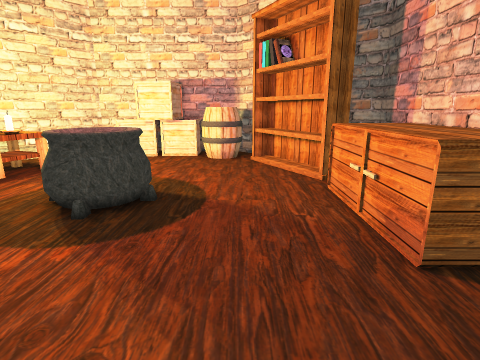
[1] (above)

14 first-person views from a walk through a 3-D level made in the Unity game engine. The camera is 1.3 m above the floor, tilts 14° down and sees 80° across. The floor is counted in squares, 0.5 m on a side. Each view is taken from the middle of a square. On the plan, view 1 faces up. The plan holds only what a view shows up to about 19 squares ahead; the rest is blank. The place goes on beyond the plan.

[2]
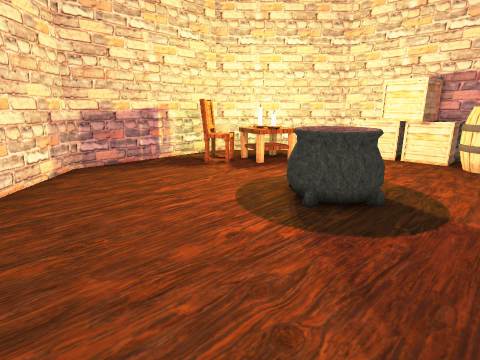

[3]
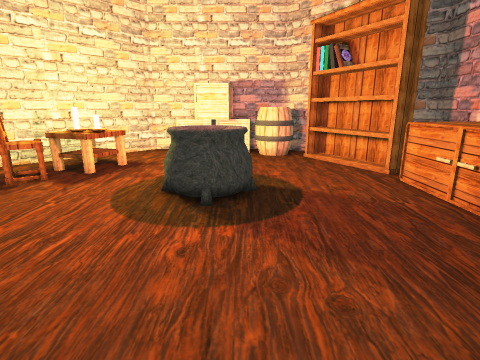

[4]
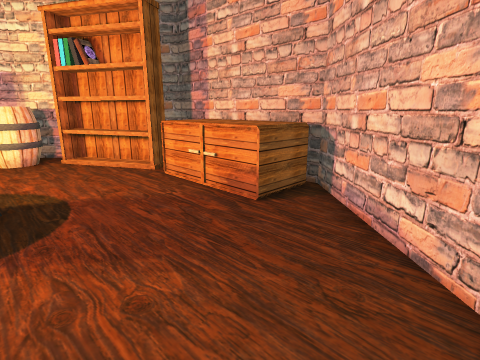

[5]
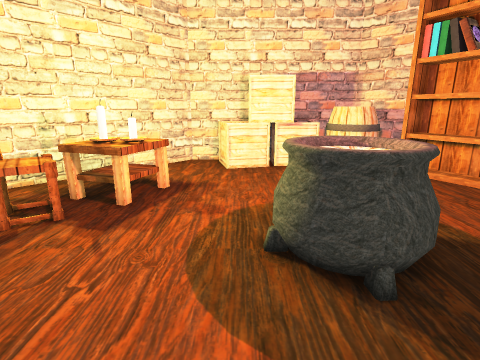

[6]
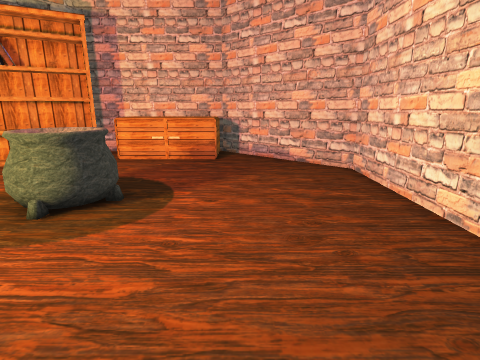

[7]
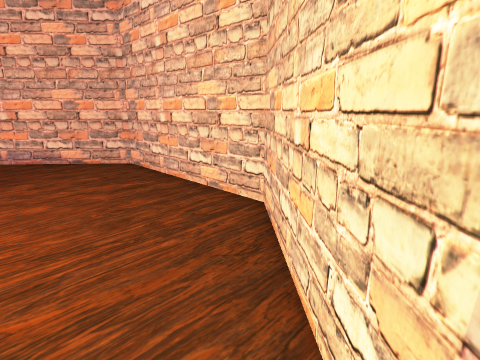

[8]
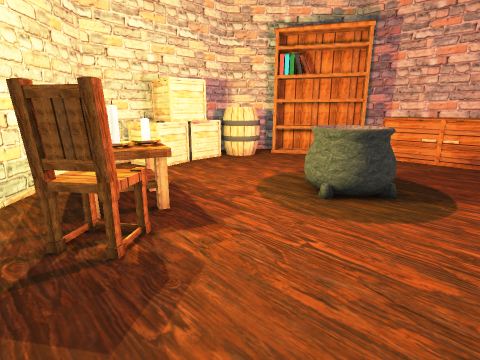

[9]
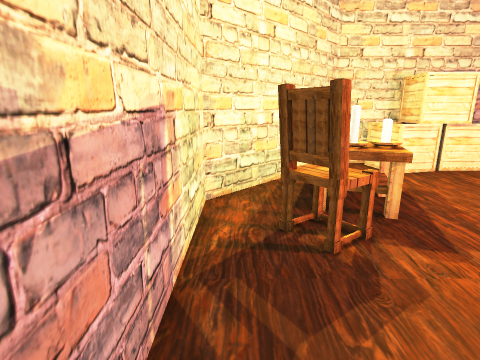

[10]
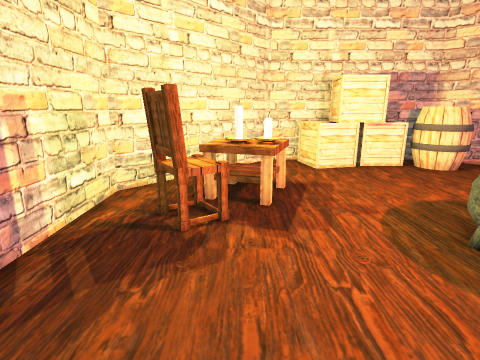

[11]
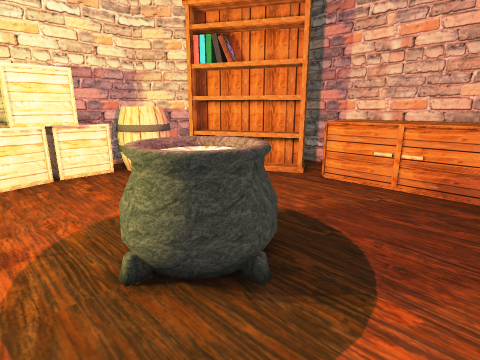

[12]
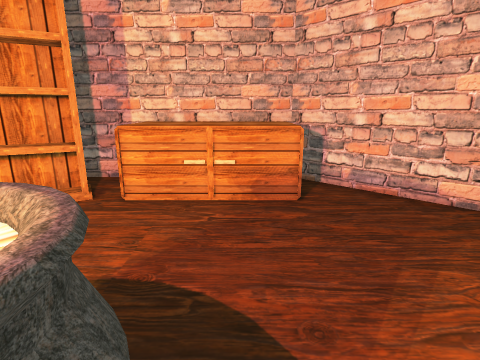

[13]
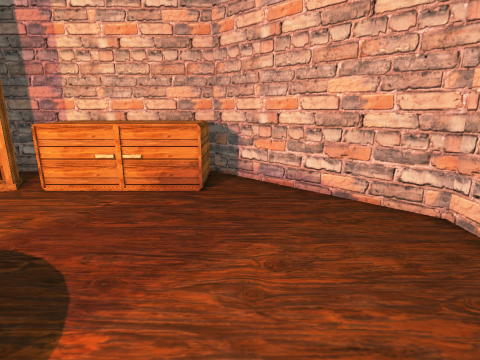

[14]
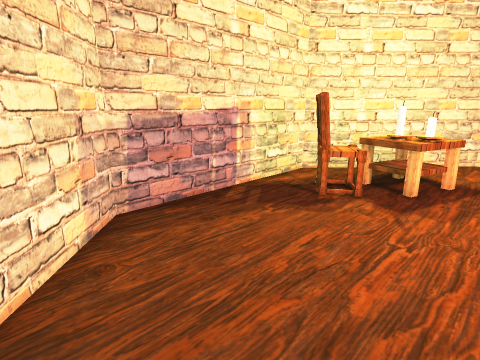

### Floor plan
Points are (right, up) in squares from view 1. A wall is a line through its corners. A room is listed if a view was taken in it or the views show most of it. See-through windows are left out.
Room 1 (views 1, 2, 3, 4, 5, 6, 7, 8, 9, 10, 11, 12, 13, 14)
walls: (-4.2, 17.9) (-8.5, 17.9) (-14, 12) (-14, 3.6) (-7.9, -2.1) (0.5, -2) (6, 4) (5.9, 12.4) (4.9, 13.3); (2, 15.9) (-0.1, 17.9) (-2.6, 17.9)
objects: chair (-12, 9) to (-10, 11); table (-11, 11) to (-9, 13); box (-7, 16) to (-5, 17); other object (-5, 7) to (-3, 9); box (-5, 16) to (-4, 17); other object (-4, 8); box (-3, 16) to (-2, 18); barrel (-2, 15) to (0, 17); bookshelf (1, 11) to (4, 15); cupboard (3, 4) to (5, 9)

Positions as (right, up) in squares from view 1, and headings:
1: (0, 0), facing up
2: (0, 0), facing up-left
3: (-3, -1), facing up
4: (-3, -1), facing up-right
5: (-6, 3), facing up
6: (-12, 3), facing right
7: (-13, 4), facing down-right
8: (-13, 4), facing up-right
9: (-13, 4), facing up
10: (-10, 3), facing up
11: (-7, 4), facing up-right
12: (-5, 6), facing right
13: (-6, 3), facing right
14: (-7, 1), facing up-left
